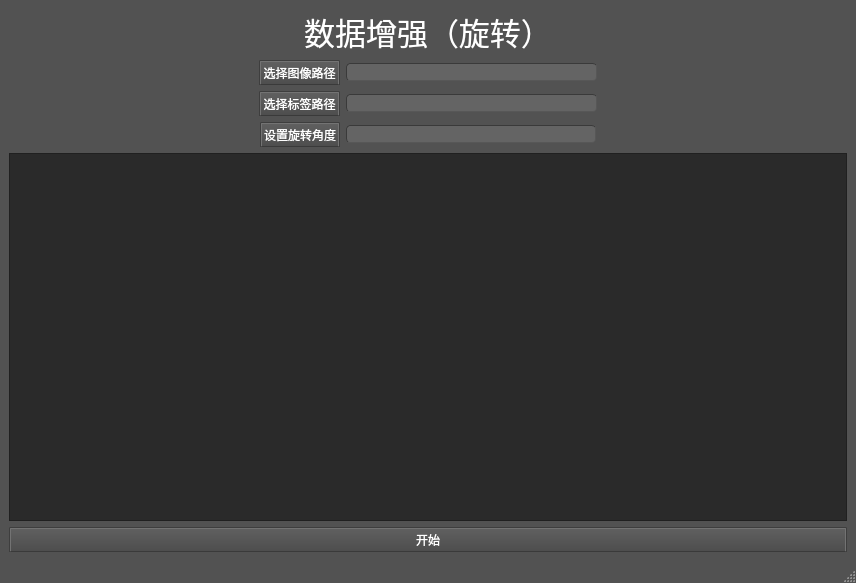
<?xml version="1.0" encoding="UTF-8"?>
<ui version="4.0">
 <class>MainWindow</class>
 <widget class="QMainWindow" name="MainWindow">
  <property name="geometry">
   <rect>
    <x>0</x>
    <y>0</y>
    <width>856</width>
    <height>583</height>
   </rect>
  </property>
  <property name="windowTitle">
   <string>MainWindow</string>
  </property>
  <property name="styleSheet">
   <string notr="true">/*
ElegantDark Style Sheet for QT Applications
Author: Jaime A. Quiroga P.
Company: GTRONICK
Last updated: 17/04/2018
Available at: https://github.com/GTRONICK/QSS/blob/master/ElegantDark.qss
*/
QMainWindow {
	background-color:rgb(82, 82, 82);
}
QTextEdit {
	background-color:rgb(42, 42, 42);
	color: rgb(0, 255, 0);
}
QPushButton{
	border-style: outset;
	border-width: 2px;
	border-top-color: qlineargradient(spread:pad, x1:0.5, y1:0.6, x2:0.5, y2:0.4, stop:0 rgba(115, 115, 115, 255), stop:1 rgba(62, 62, 62, 255));
	border-right-color: qlineargradient(spread:pad, x1:0.4, y1:0.5, x2:0.6, y2:0.5, stop:0 rgba(115, 115, 115, 255), stop:1 rgba(62, 62, 62, 255));
	border-left-color: qlineargradient(spread:pad, x1:0.6, y1:0.5, x2:0.4, y2:0.5, stop:0 rgba(115, 115, 115, 255), stop:1 rgba(62, 62, 62, 255));
	border-bottom-color: rgb(58, 58, 58);
	border-bottom-width: 1px;
	border-style: solid;
	color: rgb(255, 255, 255);
	padding: 2px;
	background-color: qlineargradient(spread:pad, x1:0.5, y1:1, x2:0.5, y2:0, stop:0 rgba(77, 77, 77, 255), stop:1 rgba(97, 97, 97, 255));
}
QPushButton:hover{
	border-style: outset;
	border-width: 2px;
	border-top-color: qlineargradient(spread:pad, x1:0.5, y1:0.6, x2:0.5, y2:0.4, stop:0 rgba(180, 180, 180, 255), stop:1 rgba(110, 110, 110, 255));
	border-right-color: qlineargradient(spread:pad, x1:0.4, y1:0.5, x2:0.6, y2:0.5, stop:0 rgba(180, 180, 180, 255), stop:1 rgba(110, 110, 110, 255));
	border-left-color: qlineargradient(spread:pad, x1:0.6, y1:0.5, x2:0.4, y2:0.5, stop:0 rgba(180, 180, 180, 255), stop:1 rgba(110, 110, 110, 255));
	border-bottom-color: rgb(115, 115, 115);
	border-bottom-width: 1px;
	border-style: solid;
	color: rgb(255, 255, 255);
	padding: 2px;
	background-color: qlineargradient(spread:pad, x1:0.5, y1:1, x2:0.5, y2:0, stop:0 rgba(107, 107, 107, 255), stop:1 rgba(157, 157, 157, 255));
}
QPushButton:pressed{
	border-style: outset;
	border-width: 2px;
	border-top-color: qlineargradient(spread:pad, x1:0.5, y1:0.6, x2:0.5, y2:0.4, stop:0 rgba(62, 62, 62, 255), stop:1 rgba(22, 22, 22, 255));
	border-right-color: qlineargradient(spread:pad, x1:0.4, y1:0.5, x2:0.6, y2:0.5, stop:0 rgba(115, 115, 115, 255), stop:1 rgba(62, 62, 62, 255));
	border-left-color: qlineargradient(spread:pad, x1:0.6, y1:0.5, x2:0.4, y2:0.5, stop:0 rgba(115, 115, 115, 255), stop:1 rgba(62, 62, 62, 255));
	border-bottom-color: rgb(58, 58, 58);
	border-bottom-width: 1px;
	border-style: solid;
	color: rgb(255, 255, 255);
	padding: 2px;
	background-color: qlineargradient(spread:pad, x1:0.5, y1:1, x2:0.5, y2:0, stop:0 rgba(77, 77, 77, 255), stop:1 rgba(97, 97, 97, 255));
}
QPushButton:disabled{
	border-style: outset;
	border-width: 2px;
	border-top-color: qlineargradient(spread:pad, x1:0.5, y1:0.6, x2:0.5, y2:0.4, stop:0 rgba(115, 115, 115, 255), stop:1 rgba(62, 62, 62, 255));
	border-right-color: qlineargradient(spread:pad, x1:0.4, y1:0.5, x2:0.6, y2:0.5, stop:0 rgba(115, 115, 115, 255), stop:1 rgba(62, 62, 62, 255));
	border-left-color: qlineargradient(spread:pad, x1:0.6, y1:0.5, x2:0.4, y2:0.5, stop:0 rgba(115, 115, 115, 255), stop:1 rgba(62, 62, 62, 255));
	border-bottom-color: rgb(58, 58, 58);
	border-bottom-width: 1px;
	border-style: solid;
	color: rgb(0, 0, 0);
	padding: 2px;
	background-color: qlineargradient(spread:pad, x1:0.5, y1:1, x2:0.5, y2:0, stop:0 rgba(57, 57, 57, 255), stop:1 rgba(77, 77, 77, 255));
}
QLineEdit {
	border-width: 1px; border-radius: 4px;
	border-color: rgb(58, 58, 58);
	border-style: inset;
	padding: 0 8px;
	color: rgb(255, 255, 255);
	background:rgb(100, 100, 100);
	selection-background-color: rgb(187, 187, 187);
	selection-color: rgb(60, 63, 65);
}
QLabel {
	color:rgb(255,255,255);	
}
QProgressBar {
	text-align: center;
	color: rgb(240, 240, 240);
	border-width: 1px; 
	border-radius: 10px;
	border-color: rgb(58, 58, 58);
	border-style: inset;
	background-color:rgb(77,77,77);
}
QProgressBar::chunk {
	background-color: qlineargradient(spread:pad, x1:0.5, y1:0.7, x2:0.5, y2:0.3, stop:0 rgba(87, 97, 106, 255), stop:1 rgba(93, 103, 113, 255));
	border-radius: 5px;
}
QMenuBar {
	background:rgb(82, 82, 82);
}
QMenuBar::item {
	color:rgb(223,219,210);
	spacing: 3px;
	padding: 1px 4px;
	background: transparent;
}

QMenuBar::item:selected {
	background:rgb(115, 115, 115);
}
QMenu::item:selected {
	color:rgb(255,255,255);
	border-width:2px;
	border-style:solid;
	padding-left:18px;
	padding-right:8px;
	padding-top:2px;
	padding-bottom:3px;
	background:qlineargradient(spread:pad, x1:0.5, y1:0.7, x2:0.5, y2:0.3, stop:0 rgba(87, 97, 106, 255), stop:1 rgba(93, 103, 113, 255));
	border-top-color: qlineargradient(spread:pad, x1:0.5, y1:0.6, x2:0.5, y2:0.4, stop:0 rgba(115, 115, 115, 255), stop:1 rgba(62, 62, 62, 255));
	border-right-color: qlineargradient(spread:pad, x1:0.4, y1:0.5, x2:0.6, y2:0.5, stop:0 rgba(115, 115, 115, 255), stop:1 rgba(62, 62, 62, 255));
	border-left-color: qlineargradient(spread:pad, x1:0.6, y1:0.5, x2:0.4, y2:0.5, stop:0 rgba(115, 115, 115, 255), stop:1 rgba(62, 62, 62, 255));
	border-bottom-color: rgb(58, 58, 58);
	border-bottom-width: 1px;
}
QMenu::item {
	color:rgb(223,219,210);
	background-color:rgb(78,78,78);
	padding-left:20px;
	padding-top:4px;
	padding-bottom:4px;
	padding-right:10px;
}
QMenu{
	background-color:rgb(78,78,78);
}
QTabWidget {
	color:rgb(0,0,0);
	background-color:rgb(247,246,246);
}
QTabWidget::pane {
		border-color: rgb(77,77,77);
		background-color:rgb(101,101,101);
		border-style: solid;
		border-width: 1px;
    	border-radius: 6px;
}
QTabBar::tab {
	padding:2px;
	color:rgb(250,250,250);
  	background-color: qlineargradient(spread:pad, x1:0.5, y1:1, x2:0.5, y2:0, stop:0 rgba(77, 77, 77, 255), stop:1 rgba(97, 97, 97, 255));
	border-style: solid;
	border-width: 2px;
  	border-top-right-radius:4px;
   border-top-left-radius:4px;
	border-top-color: qlineargradient(spread:pad, x1:0.5, y1:0.6, x2:0.5, y2:0.4, stop:0 rgba(115, 115, 115, 255), stop:1 rgba(95, 92, 93, 255));
	border-right-color: qlineargradient(spread:pad, x1:0.4, y1:0.5, x2:0.6, y2:0.5, stop:0 rgba(115, 115, 115, 255), stop:1 rgba(95, 92, 93, 255));
	border-left-color: qlineargradient(spread:pad, x1:0.6, y1:0.5, x2:0.4, y2:0.5, stop:0 rgba(115, 115, 115, 255), stop:1 rgba(95, 92, 93, 255));
	border-bottom-color: rgb(101,101,101);
}
QTabBar::tab:selected, QTabBar::tab:last:selected, QTabBar::tab:hover {
  	background-color:rgb(101,101,101);
  	margin-left: 0px;
  	margin-right: 1px;
}
QTabBar::tab:!selected {
    	margin-top: 1px;
		margin-right: 1px;
}
QCheckBox {
	color:rgb(223,219,210);
	padding: 2px;
}
QCheckBox:hover {
	border-radius:4px;
	border-style:solid;
	padding-left: 1px;
	padding-right: 1px;
	padding-bottom: 1px;
	padding-top: 1px;
	border-width:1px;
	border-color: rgb(87, 97, 106);
	background-color:qlineargradient(spread:pad, x1:0.5, y1:0.7, x2:0.5, y2:0.3, stop:0 rgba(87, 97, 106, 150), stop:1 rgba(93, 103, 113, 150));
}
QCheckBox::indicator:checked {
	border-radius:4px;
	border-style:solid;
	border-width:1px;
	border-color: rgb(180,180,180);
  	background-color:qlineargradient(spread:pad, x1:0.5, y1:0.7, x2:0.5, y2:0.3, stop:0 rgba(87, 97, 106, 255), stop:1 rgba(93, 103, 113, 255));
}
QCheckBox::indicator:unchecked {
	border-radius:4px;
	border-style:solid;
	border-width:1px;
	border-color: rgb(87, 97, 106);
  	background-color:rgb(255,255,255);
}
QStatusBar {
	color:rgb(240,240,240);
}</string>
  </property>
  <widget class="QWidget" name="centralwidget">
   <layout class="QVBoxLayout" name="verticalLayout">
    <item>
     <widget class="QLabel" name="label">
      <property name="font">
       <font>
        <pointsize>23</pointsize>
       </font>
      </property>
      <property name="styleSheet">
       <string notr="true">color: rgb(255, 255, 255);</string>
      </property>
      <property name="text">
       <string>数据增强（旋转）</string>
      </property>
      <property name="alignment">
       <set>Qt::AlignCenter</set>
      </property>
     </widget>
    </item>
    <item>
     <layout class="QHBoxLayout" name="horizontalLayout">
      <item>
       <spacer name="horizontalSpacer">
        <property name="orientation">
         <enum>Qt::Horizontal</enum>
        </property>
        <property name="sizeHint" stdset="0">
         <size>
          <width>40</width>
          <height>20</height>
         </size>
        </property>
       </spacer>
      </item>
      <item>
       <widget class="QPushButton" name="pushButton">
        <property name="styleSheet">
         <string notr="true"/>
        </property>
        <property name="text">
         <string>选择图像路径</string>
        </property>
       </widget>
      </item>
      <item>
       <widget class="QLineEdit" name="lineEdit"/>
      </item>
      <item>
       <spacer name="horizontalSpacer_2">
        <property name="orientation">
         <enum>Qt::Horizontal</enum>
        </property>
        <property name="sizeHint" stdset="0">
         <size>
          <width>40</width>
          <height>20</height>
         </size>
        </property>
       </spacer>
      </item>
     </layout>
    </item>
    <item>
     <layout class="QHBoxLayout" name="horizontalLayout_2">
      <item>
       <spacer name="horizontalSpacer_3">
        <property name="orientation">
         <enum>Qt::Horizontal</enum>
        </property>
        <property name="sizeHint" stdset="0">
         <size>
          <width>40</width>
          <height>20</height>
         </size>
        </property>
       </spacer>
      </item>
      <item>
       <widget class="QPushButton" name="pushButton_2">
        <property name="styleSheet">
         <string notr="true"/>
        </property>
        <property name="text">
         <string>选择标签路径</string>
        </property>
       </widget>
      </item>
      <item>
       <widget class="QLineEdit" name="lineEdit_2"/>
      </item>
      <item>
       <spacer name="horizontalSpacer_5">
        <property name="orientation">
         <enum>Qt::Horizontal</enum>
        </property>
        <property name="sizeHint" stdset="0">
         <size>
          <width>40</width>
          <height>20</height>
         </size>
        </property>
       </spacer>
      </item>
     </layout>
    </item>
    <item>
     <layout class="QHBoxLayout" name="horizontalLayout_3">
      <item>
       <spacer name="horizontalSpacer_4">
        <property name="orientation">
         <enum>Qt::Horizontal</enum>
        </property>
        <property name="sizeHint" stdset="0">
         <size>
          <width>40</width>
          <height>20</height>
         </size>
        </property>
       </spacer>
      </item>
      <item>
       <widget class="QPushButton" name="pushButton_4">
        <property name="styleSheet">
         <string notr="true"/>
        </property>
        <property name="text">
         <string>设置旋转角度</string>
        </property>
       </widget>
      </item>
      <item>
       <widget class="QLineEdit" name="lineEdit_3"/>
      </item>
      <item>
       <spacer name="horizontalSpacer_6">
        <property name="orientation">
         <enum>Qt::Horizontal</enum>
        </property>
        <property name="sizeHint" stdset="0">
         <size>
          <width>40</width>
          <height>20</height>
         </size>
        </property>
       </spacer>
      </item>
     </layout>
    </item>
    <item>
     <widget class="QTextEdit" name="Rotate_textEdit"/>
    </item>
    <item>
     <widget class="QPushButton" name="pushButton_3">
      <property name="styleSheet">
       <string notr="true"/>
      </property>
      <property name="text">
       <string>开始</string>
      </property>
     </widget>
    </item>
   </layout>
  </widget>
  <widget class="QMenuBar" name="menubar">
   <property name="geometry">
    <rect>
     <x>0</x>
     <y>0</y>
     <width>856</width>
     <height>20</height>
    </rect>
   </property>
  </widget>
  <widget class="QStatusBar" name="statusbar"/>
 </widget>
 <resources/>
 <connections/>
</ui>
